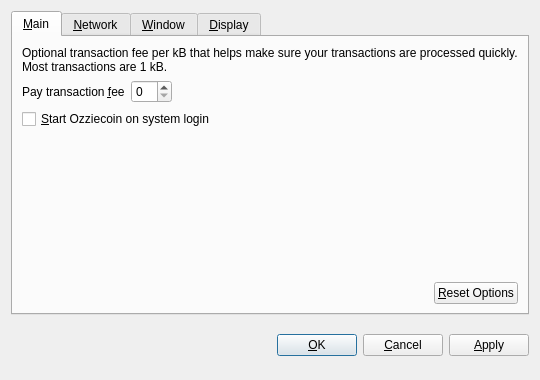
<?xml version="1.0" encoding="UTF-8"?>
<ui version="4.0">
 <class>OptionsDialog</class>
 <widget class="QDialog" name="OptionsDialog">
  <property name="geometry">
   <rect>
    <x>0</x>
    <y>0</y>
    <width>540</width>
    <height>380</height>
   </rect>
  </property>
  <property name="windowTitle">
   <string>Options</string>
  </property>
  <property name="modal">
   <bool>true</bool>
  </property>
  <layout class="QVBoxLayout" name="verticalLayout">
   <item>
    <widget class="QTabWidget" name="tabWidget">
     <property name="tabPosition">
      <enum>QTabWidget::North</enum>
     </property>
     <property name="currentIndex">
      <number>0</number>
     </property>
     <widget class="QWidget" name="tabMain">
      <attribute name="title">
       <string>&amp;Main</string>
      </attribute>
      <layout class="QVBoxLayout" name="verticalLayout_Main">
       <item>
        <widget class="QLabel" name="transactionFeeInfoLabel">
         <property name="text">
          <string>Optional transaction fee per kB that helps make sure your transactions are processed quickly. Most transactions are 1 kB.</string>
         </property>
         <property name="textFormat">
          <enum>Qt::PlainText</enum>
         </property>
         <property name="wordWrap">
          <bool>true</bool>
         </property>
        </widget>
       </item>
       <item>
        <layout class="QHBoxLayout" name="horizontalLayout_1_Main">
         <item>
          <widget class="QLabel" name="transactionFeeLabel">
           <property name="text">
            <string>Pay transaction &amp;fee</string>
           </property>
           <property name="textFormat">
            <enum>Qt::PlainText</enum>
           </property>
           <property name="buddy">
            <cstring>transactionFee</cstring>
           </property>
          </widget>
         </item>
         <item>
          <widget class="BitcoinAmountField" name="transactionFee"/>
         </item>
         <item>
          <spacer name="horizontalSpacer_1_Main">
           <property name="orientation">
            <enum>Qt::Horizontal</enum>
           </property>
           <property name="sizeHint" stdset="0">
            <size>
             <width>40</width>
             <height>20</height>
            </size>
           </property>
          </spacer>
         </item>
        </layout>
       </item>
       <item>
        <widget class="QCheckBox" name="bitcoinAtStartup">
         <property name="toolTip">
          <string>Automatically start Ozziecoin after logging in to the system.</string>
         </property>
         <property name="text">
          <string>&amp;Start Ozziecoin on system login</string>
         </property>
        </widget>
       </item>
       <item>
        <spacer name="verticalSpacer_Main">
         <property name="orientation">
          <enum>Qt::Vertical</enum>
         </property>
         <property name="sizeHint" stdset="0">
          <size>
           <width>20</width>
           <height>40</height>
          </size>
         </property>
        </spacer>
       </item>
       <item>
        <layout class="QHBoxLayout" name="horizontalLayout_2_Main">
         <item>
          <spacer name="horizontalSpacer_2_Main">
           <property name="orientation">
            <enum>Qt::Horizontal</enum>
           </property>
           <property name="sizeHint" stdset="0">
            <size>
             <width>40</width>
             <height>20</height>
            </size>
           </property>
          </spacer>
         </item>
         <item>
          <widget class="QPushButton" name="resetButton">
           <property name="toolTip">
            <string>Reset all client options to default.</string>
           </property>
           <property name="text">
            <string>&amp;Reset Options</string>
           </property>
           <property name="autoDefault">
            <bool>false</bool>
           </property>
          </widget>
         </item>
        </layout>
       </item>
      </layout>
     </widget>
     <widget class="QWidget" name="tabNetwork">
      <attribute name="title">
       <string>&amp;Network</string>
      </attribute>
      <layout class="QVBoxLayout" name="verticalLayout_Network">
       <item>
        <widget class="QCheckBox" name="mapPortUpnp">
         <property name="toolTip">
          <string>Automatically open the Ozziecoin client port on the router. This only works when your router supports UPnP and it is enabled.</string>
         </property>
         <property name="text">
          <string>Map port using &amp;UPnP</string>
         </property>
        </widget>
       </item>
       <item>
        <widget class="QCheckBox" name="connectSocks">
         <property name="toolTip">
          <string>Connect to the Ozziecoin network through a SOCKS proxy (e.g. when connecting through Tor).</string>
         </property>
         <property name="text">
          <string>&amp;Connect through SOCKS proxy:</string>
         </property>
        </widget>
       </item>
       <item>
        <layout class="QHBoxLayout" name="horizontalLayout_Network">
         <item>
          <widget class="QLabel" name="proxyIpLabel">
           <property name="text">
            <string>Proxy &amp;IP:</string>
           </property>
           <property name="textFormat">
            <enum>Qt::PlainText</enum>
           </property>
           <property name="buddy">
            <cstring>proxyIp</cstring>
           </property>
          </widget>
         </item>
         <item>
          <widget class="QValidatedLineEdit" name="proxyIp">
           <property name="maximumSize">
            <size>
             <width>140</width>
             <height>16777215</height>
            </size>
           </property>
           <property name="toolTip">
            <string>IP address of the proxy (e.g. 127.0.0.1)</string>
           </property>
          </widget>
         </item>
         <item>
          <widget class="QLabel" name="proxyPortLabel">
           <property name="text">
            <string>&amp;Port:</string>
           </property>
           <property name="textFormat">
            <enum>Qt::PlainText</enum>
           </property>
           <property name="buddy">
            <cstring>proxyPort</cstring>
           </property>
          </widget>
         </item>
         <item>
          <widget class="QLineEdit" name="proxyPort">
           <property name="maximumSize">
            <size>
             <width>55</width>
             <height>16777215</height>
            </size>
           </property>
           <property name="toolTip">
            <string>Port of the proxy (e.g. 9050)</string>
           </property>
          </widget>
         </item>
         <item>
          <widget class="QLabel" name="socksVersionLabel">
           <property name="text">
            <string>SOCKS &amp;Version:</string>
           </property>
           <property name="textFormat">
            <enum>Qt::PlainText</enum>
           </property>
           <property name="buddy">
            <cstring>socksVersion</cstring>
           </property>
          </widget>
         </item>
         <item>
          <widget class="QValueComboBox" name="socksVersion">
           <property name="toolTip">
            <string>SOCKS version of the proxy (e.g. 5)</string>
           </property>
          </widget>
         </item>
         <item>
          <spacer name="horizontalSpacer_Network">
           <property name="orientation">
            <enum>Qt::Horizontal</enum>
           </property>
           <property name="sizeHint" stdset="0">
            <size>
             <width>40</width>
             <height>20</height>
            </size>
           </property>
          </spacer>
         </item>
        </layout>
       </item>
       <item>
        <spacer name="verticalSpacer_Network">
         <property name="orientation">
          <enum>Qt::Vertical</enum>
         </property>
         <property name="sizeHint" stdset="0">
          <size>
           <width>20</width>
           <height>40</height>
          </size>
         </property>
        </spacer>
       </item>
      </layout>
     </widget>
     <widget class="QWidget" name="tabWindow">
      <attribute name="title">
       <string>&amp;Window</string>
      </attribute>
      <layout class="QVBoxLayout" name="verticalLayout_Window">
       <item>
        <widget class="QCheckBox" name="minimizeToTray">
         <property name="toolTip">
          <string>Show only a tray icon after minimizing the window.</string>
         </property>
         <property name="text">
          <string>&amp;Minimize to the tray instead of the taskbar</string>
         </property>
        </widget>
       </item>
       <item>
        <widget class="QCheckBox" name="minimizeOnClose">
         <property name="toolTip">
          <string>Minimize instead of exit the application when the window is closed. When this option is enabled, the application will be closed only after selecting Quit in the menu.</string>
         </property>
         <property name="text">
          <string>M&amp;inimize on close</string>
         </property>
        </widget>
       </item>
       <item>
        <spacer name="verticalSpacer_Window">
         <property name="orientation">
          <enum>Qt::Vertical</enum>
         </property>
         <property name="sizeHint" stdset="0">
          <size>
           <width>20</width>
           <height>40</height>
          </size>
         </property>
        </spacer>
       </item>
      </layout>
     </widget>
     <widget class="QWidget" name="tabDisplay">
      <attribute name="title">
       <string>&amp;Display</string>
      </attribute>
      <layout class="QVBoxLayout" name="verticalLayout_Display">
       <item>
        <layout class="QHBoxLayout" name="horizontalLayout_1_Display">
         <item>
          <widget class="QLabel" name="langLabel">
           <property name="text">
            <string>User Interface &amp;language:</string>
           </property>
           <property name="textFormat">
            <enum>Qt::PlainText</enum>
           </property>
           <property name="buddy">
            <cstring>lang</cstring>
           </property>
          </widget>
         </item>
         <item>
          <widget class="QValueComboBox" name="lang">
           <property name="toolTip">
            <string>The user interface language can be set here. This setting will take effect after restarting Ozziecoin.</string>
           </property>
          </widget>
         </item>
        </layout>
       </item>
       <item>
        <layout class="QHBoxLayout" name="horizontalLayout_2_Display">
         <item>
          <widget class="QLabel" name="unitLabel">
           <property name="text">
            <string>&amp;Unit to show amounts in:</string>
           </property>
           <property name="textFormat">
            <enum>Qt::PlainText</enum>
           </property>
           <property name="buddy">
            <cstring>unit</cstring>
           </property>
          </widget>
         </item>
         <item>
          <widget class="QValueComboBox" name="unit">
           <property name="toolTip">
            <string>Choose the default subdivision unit to show in the interface and when sending coins.</string>
           </property>
          </widget>
         </item>
        </layout>
       </item>
       <item>
        <widget class="QCheckBox" name="displayAddresses">
         <property name="toolTip">
          <string>Whether to show Ozziecoin addresses in the transaction list or not.</string>
         </property>
         <property name="text">
          <string>&amp;Display addresses in transaction list</string>
         </property>
        </widget>
       </item>
       <item>
        <widget class="QCheckBox" name="coinControlFeatures">
         <property name="toolTip">
          <string>Whether to show coin control features or not.</string>
         </property>
         <property name="text">
          <string>Display coin &amp;control features (experts only!)</string>
         </property>
        </widget>
       </item>
       <item>
        <spacer name="verticalSpacer_Display">
         <property name="orientation">
          <enum>Qt::Vertical</enum>
         </property>
         <property name="sizeHint" stdset="0">
          <size>
           <width>20</width>
           <height>40</height>
          </size>
         </property>
        </spacer>
       </item>
      </layout>
     </widget>
    </widget>
   </item>
   <item>
    <layout class="QHBoxLayout" name="horizontalLayout_Buttons">
     <item>
      <spacer name="horizontalSpacer_1">
       <property name="orientation">
        <enum>Qt::Horizontal</enum>
       </property>
       <property name="sizeHint" stdset="0">
        <size>
         <width>40</width>
         <height>48</height>
        </size>
       </property>
      </spacer>
     </item>
     <item>
      <widget class="QLabel" name="statusLabel">
       <property name="font">
        <font>
         <weight>75</weight>
         <bold>true</bold>
        </font>
       </property>
       <property name="text">
        <string/>
       </property>
       <property name="textFormat">
        <enum>Qt::PlainText</enum>
       </property>
       <property name="wordWrap">
        <bool>true</bool>
       </property>
      </widget>
     </item>
     <item>
      <spacer name="horizontalSpacer_2">
       <property name="orientation">
        <enum>Qt::Horizontal</enum>
       </property>
       <property name="sizeHint" stdset="0">
        <size>
         <width>40</width>
         <height>48</height>
        </size>
       </property>
      </spacer>
     </item>
     <item>
      <widget class="QPushButton" name="okButton">
       <property name="text">
        <string>&amp;OK</string>
       </property>
      </widget>
     </item>
     <item>
      <widget class="QPushButton" name="cancelButton">
       <property name="text">
        <string>&amp;Cancel</string>
       </property>
       <property name="autoDefault">
        <bool>false</bool>
       </property>
      </widget>
     </item>
     <item>
      <widget class="QPushButton" name="applyButton">
       <property name="text">
        <string>&amp;Apply</string>
       </property>
       <property name="autoDefault">
        <bool>false</bool>
       </property>
      </widget>
     </item>
    </layout>
   </item>
  </layout>
 </widget>
 <customwidgets>
  <customwidget>
   <class>BitcoinAmountField</class>
   <extends>QSpinBox</extends>
   <header>bitcoinamountfield.h</header>
  </customwidget>
  <customwidget>
   <class>QValueComboBox</class>
   <extends>QComboBox</extends>
   <header>qvaluecombobox.h</header>
  </customwidget>
  <customwidget>
   <class>QValidatedLineEdit</class>
   <extends>QLineEdit</extends>
   <header>qvalidatedlineedit.h</header>
  </customwidget>
 </customwidgets>
 <resources/>
 <connections/>
</ui>
